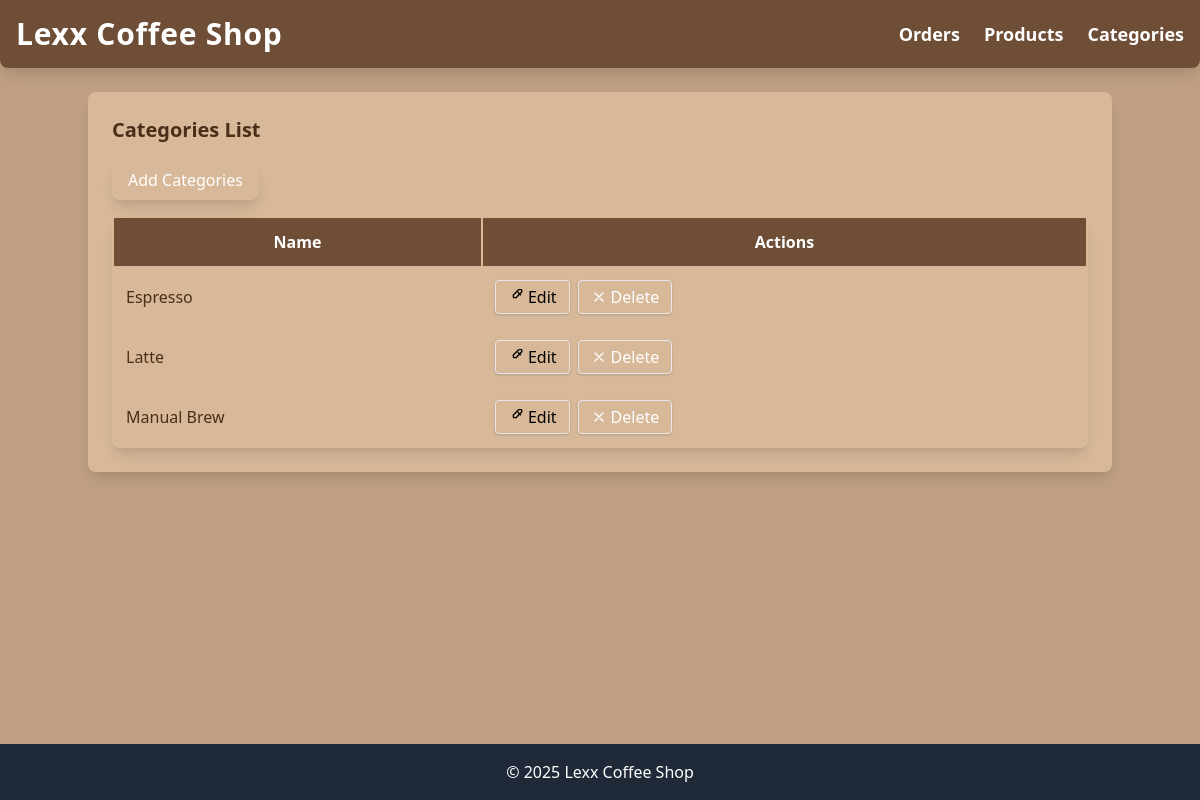
Page /index.php?entity=categories on the committed database.
### tables this page shows
CREATE TABLE `categories` (
  `id` int(11) NOT NULL,
  `name` varchar(100) NOT NULL
);

### model/Categories.php (called while the page is built, shortened)
<?php
require_once 'config/Database.php';
class Categories {
    private $conn;
    private $table = 'categories';
    public function __construct() {
        $database = new Database();
        $this->conn = $database->getConnection();
    }
    public function getAll() {
        $query = "SELECT * FROM " . $this->table;
        $stmt = $this->conn->prepare($query);
        $stmt->execute();
        return $stmt->fetchAll(PDO::FETCH_ASSOC);
    }
}
?>

### config/Database.php (called while the page is built, shortened)
<?php
class Database {
    private $host = "localhost";
    private $username = "root";
    private $password = "";
    private $database = "coffeeshop";
    public function getConnection() {
        $this->conn = null;
        try {
            $this->conn = new PDO("mysql:host=" . $this->host . ";dbname=" . $this->database, $this->username, $this->password);
            $this->conn->setAttribute(PDO::ATTR_ERRMODE, PDO::ERRMODE_EXCEPTION);
        } catch(PDOException $e) {
            echo "Connection error: " . $e->getMessage();
        }
        return $this->conn;
    }
}
?>

### viewmodel/CategoriesViewModel.php (called while the page is built, shortened)
<?php
require_once 'model/Categories.php';
class CategoriesViewModel {
    private $categories;
    public function __construct() {
        $this->categories = new Categories();
    }
    public function getCategoriesList() {
        return $this->categories->getAll();
    }
}
?>

### views/categories_list.php (the view)
<?php
require_once 'views/template/header.php';
?>
<h2 class="text-xl mb-4 coffee-text font-bold">Categories List</h2>
<a href="index.php?entity=categories&action=add" class="bg-[#8d6748] hover:bg-[#a98467] text-white px-4 py-2 rounded-lg mb-4 inline-block shadow-lg transition">Add Categories</a>
<table class="w-full border-separate border-spacing-0 rounded-lg overflow-hidden shadow-lg">
    <tr class="coffee-bg text-white">
        <th class="p-3 font-semibold">Name</th>
        <th class="p-3 font-semibold">Actions</th>
    </tr>
    <?php foreach ($categoriesList as $cat): ?>
    <tr class="even:bg-[#f7f3ef] odd:bg-[#d7b899] hover:bg-[#bfa084] transition">
        <td class="p-3 coffee-text font-medium"><?php echo $cat['name']; ?></td>
        <td class="p-3 flex gap-2">
            <a href="index.php?entity=categories&action=edit&id=<?php echo $cat['id']; ?>" class="bg-[#bfa084] hover:bg-[#a98467] text-[#4b2e19] px-3 py-1 rounded shadow border border-[#8d6748] transition flex items-center gap-1">
                <svg xmlns='http://www.w3.org/2000/svg' class='w-4 h-4' fill='none' viewBox='0 0 24 24' stroke='currentColor'><path stroke-linecap='round' stroke-linejoin='round' stroke-width='2' d='M15.232 5.232l3.536 3.536M9 13h3l8-8a2.828 2.828 0 10-4-4l-8 8v3z' /></svg>
                Edit
            </a>
            <a href="index.php?entity=categories&action=delete&id=<?php echo $cat['id']; ?>" class="bg-[#a98467] hover:bg-[#6f4e37] text-white px-3 py-1 rounded shadow border border-[#8d6748] transition flex items-center gap-1" onclick="return confirm('Are you sure?');">
                <svg xmlns='http://www.w3.org/2000/svg' class='w-4 h-4' fill='none' viewBox='0 0 24 24' stroke='currentColor'><path stroke-linecap='round' stroke-linejoin='round' stroke-width='2' d='M6 18L18 6M6 6l12 12' /></svg>
                Delete
            </a>
        </td>
    </tr>
    <?php endforeach; ?>
</table>
<?php
require_once 'views/template/footer.php';
?>

### views/template/header.php (style rules this page uses)
body { background: #f7f3ef; }
.coffee-bg { background: #6f4e37; }
.coffee-light { background: #bfa084; }
.coffee-text { color: #4b2e19; }

### rows in the picture
categories: name "Espresso"
categories: name "Latte"
categories: name "Manual Brew"
